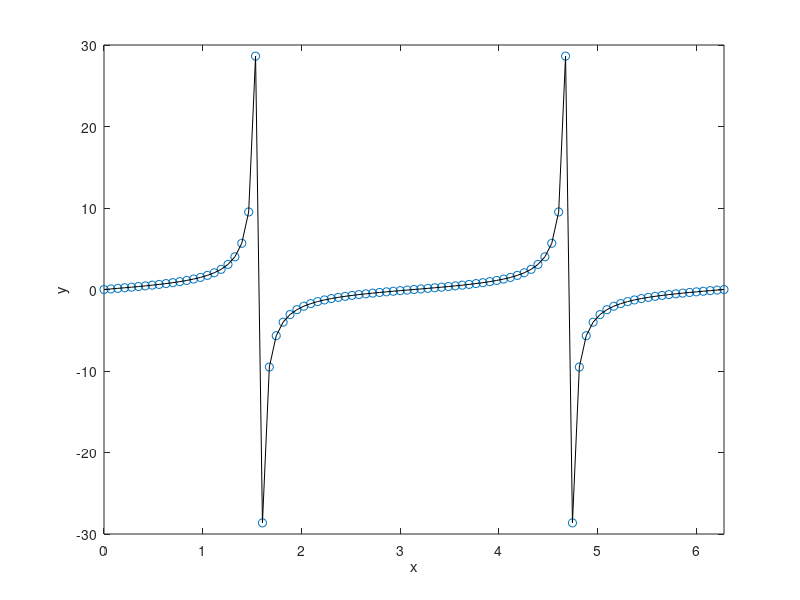

Source code (MATLAB):
% script for y = tan(x)

x =  0:pi/45:2*pi; %linspace(0,2*pi,100)
n = length(x);
y = zeros(1,n);

for k = 1:n
    if (x(k)~= pi/2) & (x(k)~= 3*pi/2)
        y(k) = tan(x(k));
    else
        y(k) = 1;
    end
end


figure;
plot(x,y,'o');
hold on;
plot(x,y,'k');
xlim([0,max(x)]);
xlabel('x');
ylabel('y');